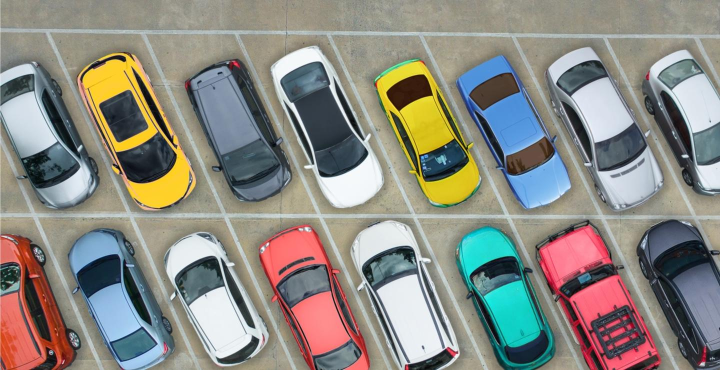
#> input picture carparking.jpg, 1440 x 740 px (shown at 1/2 size)
$ jupyter execute 0_ji_OpenCV_Basics.ipynb   (shell and % lines are left out)
#> lines starting #> are read from the running program, lines starting #| are printed output that depends on the picture; after the words box and inside, x2 and y2 are one past the last pixel; in counts of white or black regions, pixels touching at a corner belong together
### Basic imports

[cell 1]
import cv2
import numpy as np
import matplotlib.pyplot as plt

### 1 Reading images with OpenCV

[cell 2]
# It will read already in numpy array
img = cv2.imread('carparking.jpg') # return in BGR
#> img is the input picture: shape (740, 1440, 3); mean B, G, R 130, 137.6, 139.3
# Since imread does not allert about missing image, let's check
if img is None:
    print('- Image is missing! Check...')

[cell 3]
type(img)

[cell 4]
### Showing image with cv2 is more work...

[cell 5]
# Using cv2.imshow
# - expect BGR
# - Has to use waitKey(0) and destroy after
cv2.imshow('image',img)
cv2.waitKey(0)
cv2.destroyAllWindows()

[cell 6]
# Will get the red channel
img1 = img[:,:,2]
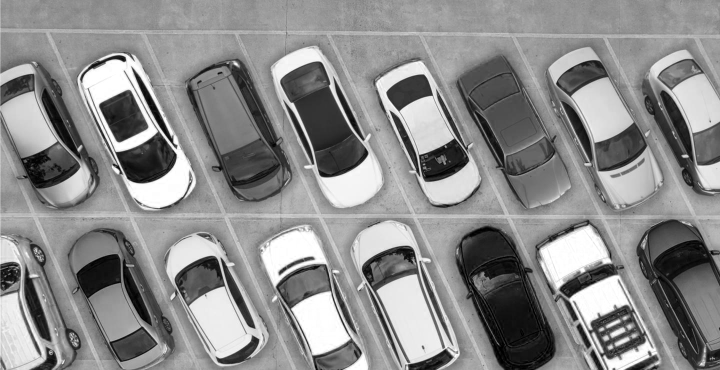
#> img1: shape (740, 1440) (shown at 1/2 size); min 0, max 255, mean 139.3
print(img1.shape)
#| (740, 1440)
height, width = img1.shape
#> height = 740; width = 1440

[cell 7]
plt.imshow(img1) # WEIRD COLORS? But notice that the red cars are on the bottom

[cell 8]
# CAUTION!
# matplotlib --> expect RGB
# opencv --> expect BGR

[cell 9]
# Use opencv to convert color scheme: RGB -->
img2 = cv2.cvtColor(img, cv2.COLOR_RGB2BGR)
plt.imshow(img2)

[cell 10]
# Split image
def split_img(img,nhorizontal,nvertical,n):
    # Function will split and return the image counting from Left to Down
    # n starting from "0"
#> called with nhorizontal = 3, nvertical = 2, n = 3
    [height,width,_] = img.shape
#> height = 740; width = 1440
    xsize = width // nhorizontal
#> xsize = 480
    ysize = height // nvertical
#> ysize = 370
    y = n // nhorizontal  # quocient
    x = n % nhorizontal # remainder
    print('ysize:',ysize)
#| ysize: 370
    print('xsize:',xsize)
#| xsize: 480
    print('y:',y)
    print('x:',x)
    return img[y*ysize:(y+1)*ysize, x*xsize:(x+1)*xsize, :]
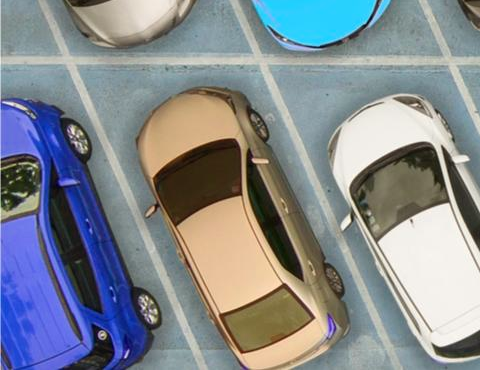
#> returned value: shape (370, 480, 3); mean of channels 0, 1, 2 143.7, 137.8, 132; drawn as B, G, R

plt.imshow(split_img(img2,3,2,3))

[cell 11]
# Reading in gray scale
img3 = cv2.imread('carparking.jpg',cv2.IMREAD_GRAYSCALE)
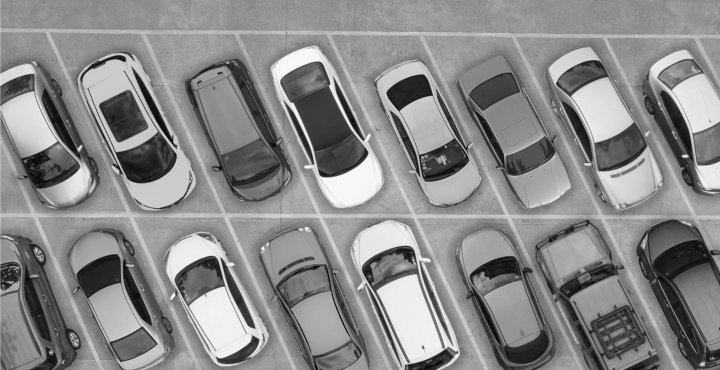
#> img3: shape (740, 1440) (shown at 1/2 size); min 0, max 255, mean 137.2
plt.imshow(img3,cmap='gray')

[cell 12]
# Resizing: give the dimension
height, width, nchannels = img2.shape
#> nchannels = 3
w_ratio = 0.5
h_ratio = 0.8
img4 = cv2.resize(img2,(int(width*w_ratio),int(height*h_ratio)))
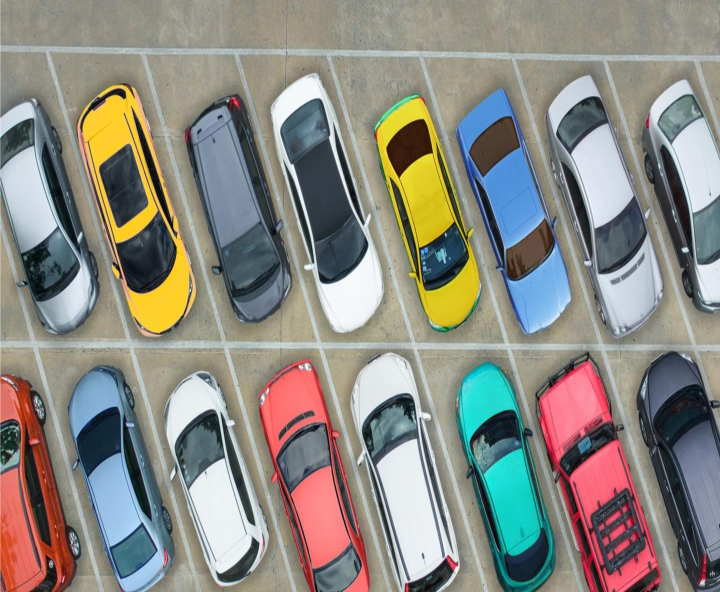
#> img4: shape (592, 720, 3); mean R, G, B 139.2, 137.5, 129.9
plt.imshow(img4)

### Drawing boxes

[cell 13]
black_box = np.zeros([720,720,3],dtype=np.int16)
plt.imshow(black_box)

[cell 14]
# Drawing a rectangle --> IMPORTANT: will draw inplace
#                      LeftTop(x,y)   RightBot(x,y)         R  G B
cv2.rectangle(black_box,pt1=(200,100),pt2=(500,600),color=(255,0,0),thickness=5)
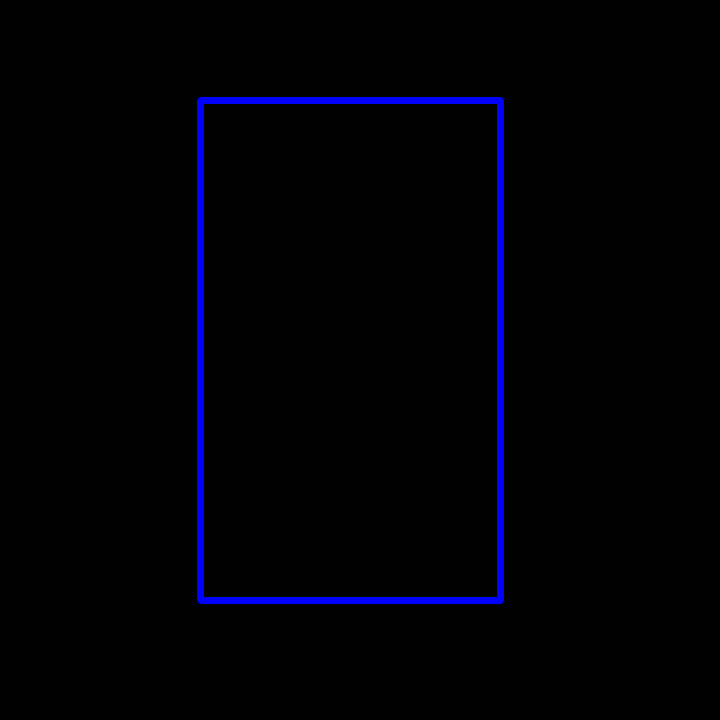
#> black_box: shape (720, 720, 3) int16; mean of channels 0, 1, 2 5.5, 0, 0; drawn as B, G, R
plt.imshow(black_box)
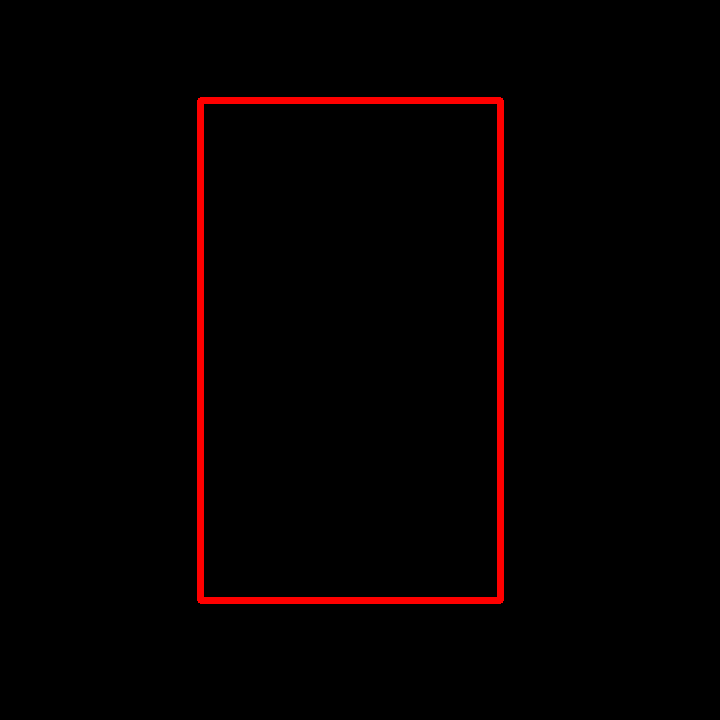
#> shown: shape (720, 720, 3); mean R, G, B 5.5, 0, 0

[cell 15]
cv2.circle(black_box,center=(400,300),radius=50,color=(0,255,0),thickness=5)
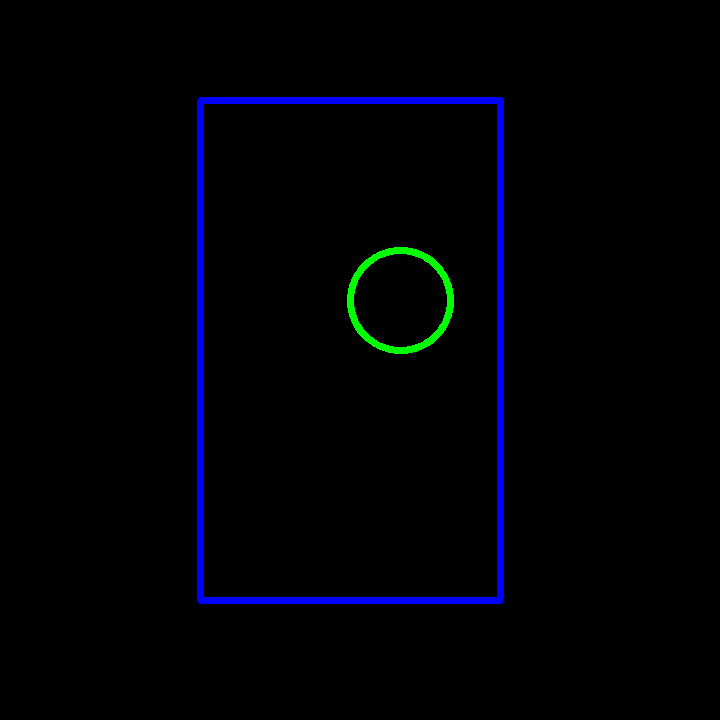
#> black_box: shape (720, 720, 3) int16; 0.42% of pixels changed, all inside (x1, y1, x2, y2) = (347, 247, 454, 354); drawn as B, G, R
plt.imshow(black_box)
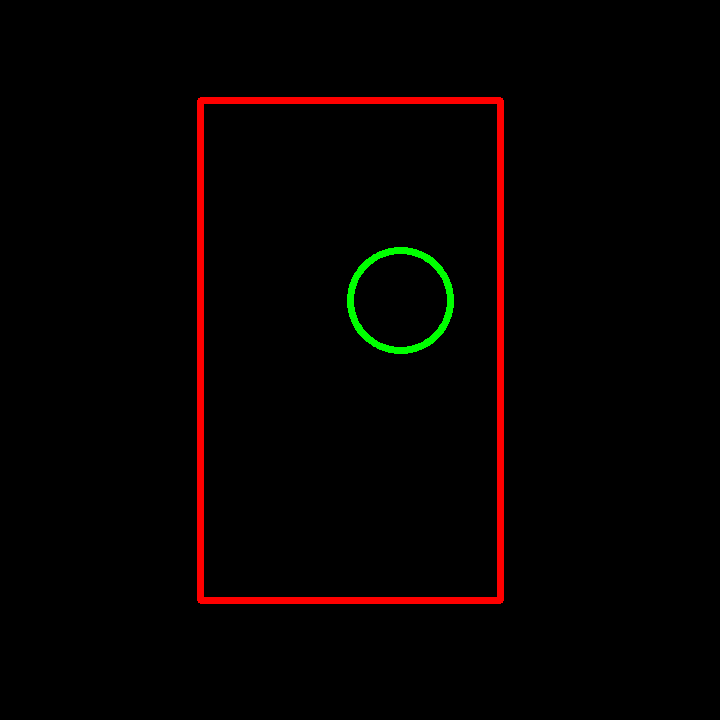
#> shown: shape (720, 720, 3); mean R, G, B 5.5, 1.1, 0

## Load, convert and save image

[cell 16]
import cv2
import numpy as np
import matplotlib.pyplot as plt

bgr_img = cv2.imread('carparking.jpg')
gray_img = cv2.cvtColor(bgr_img, cv2.COLOR_BGR2GRAY)
cv2.imwrite('carparking_grayscale.jpg',gray_img)

plt.imshow(gray_img, cmap = plt.get_cmap('gray'))
plt.xticks([]), plt.yticks([])  # to hide tick values on X and Y axis
plt.show()

#while True:
#    k = cv2.waitKey(0) & 0xFF    # 0xFF? To get the lowest byte.
#    if k == 27: break            # Code for the ESC key
